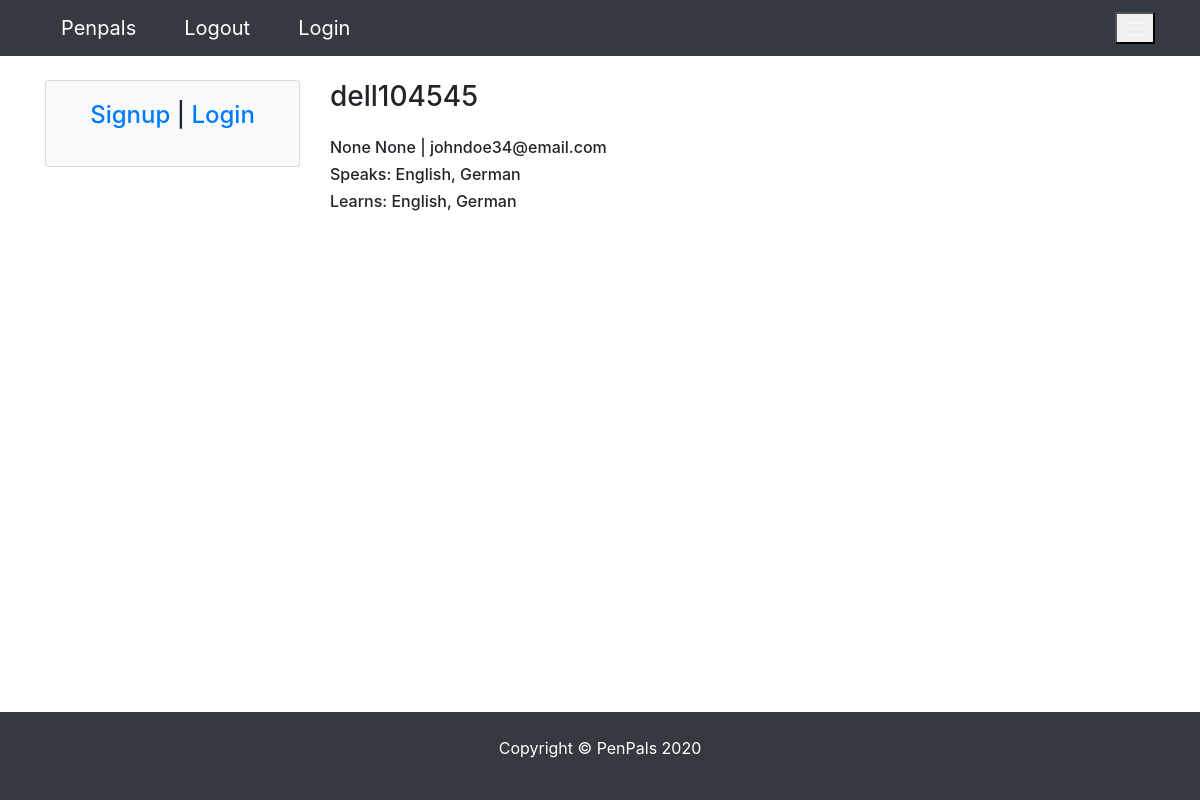
Page /profile/12 on the committed database.
### pages/models.py (models this page shows, shortened)
class Profile(models.Model):
    user = models.OneToOneField(
        User, blank=True, null=True, on_delete=models.CASCADE)
    first = models.CharField(max_length=200, blank=True, null=True)
    last = models.CharField(max_length=200, blank=True, null=True)
    photo = models.ImageField(
        default='user.png', upload_to='photos/%y/%m',  blank=True, null=True)
    friends = models.ManyToManyField('self', blank=True)
    speaks = models.CharField(max_length=200, blank=True, null=True)
    learns = models.CharField(max_length=200, blank=True, null=True)
    def __init__(self, *args, **kwargs):
         super(Profile, self).__init__(*args, **kwargs)
         self.speaks = from_value_to_label(self.speaks)
         self.learns = from_value_to_label(self.learns)
    class Meta:
        ordering = ['-id']

### pages/views.py (the view)
# urls.py: path('profile/<int:profile_id>', ProfileView.as_view(), name="profile"),
class ProfileView(SuccessMessageMixin, DetailView):
    template_name = 'pages/profile.html'
    form_class = ProfileViewForm
    context_object_name = 'profile'
    model = Profile
    def get_object(self):
        instance = Profile.objects.get(id=self.kwargs['profile_id'])  # self.request.user.profile.id)
        return instance

### pages/utils.py (called while the page is built)
def from_value_to_label(field):
    if field is not None:
        list_of_labels = [label for value, label in LANGUAGE_CHOICES if str(value) in field]
        return ", ".join(list_of_labels)  # list_of_labels  #ast.literal_eval(field)  # [int(i) for i in field.replace('[','').replace(']','').replace(',','').replace("'",'').split(" ")] # list_of_labels #
    return field

### pages/templates/pages/profile.html (shortened to what this page needs)
{% extends 'pages/base.html' %}
{% block content %}
<div class="row">
  {% include 'pages/partials/_sidebar.html' %}
  <div class="col-md-9 col-sm-12">
    <h3>{{profile.user}}</h3>
    <div class="my-4">
        <h6>{{profile.first}} {{profile.last}} | {{profile.user.email}}</h6>
        <h6>Speaks: {{profile.speaks}}</h6>
        <h6>Learns: {{profile.learns}}</h6>
    </div>
  </div>
</div>
{% endblock content %}

### rows in the picture
Profile: user "dell104545", first "None", last "None", user.email "johndoe34@email.com", speaks "English, German", learns "English, German"
